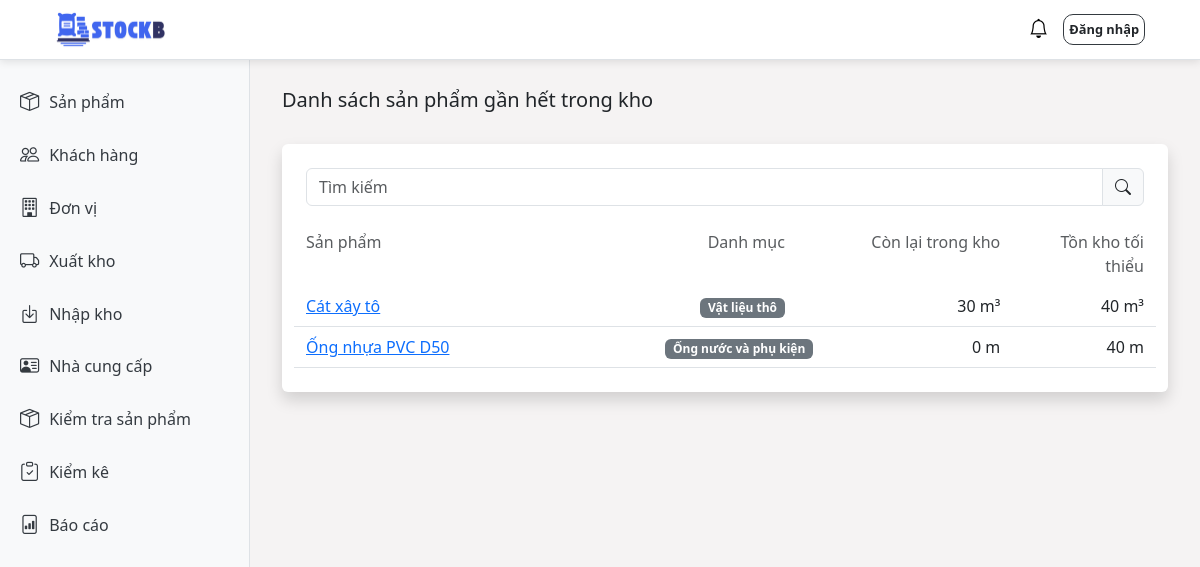
The page /check/low-stock on the database as committed earlier.
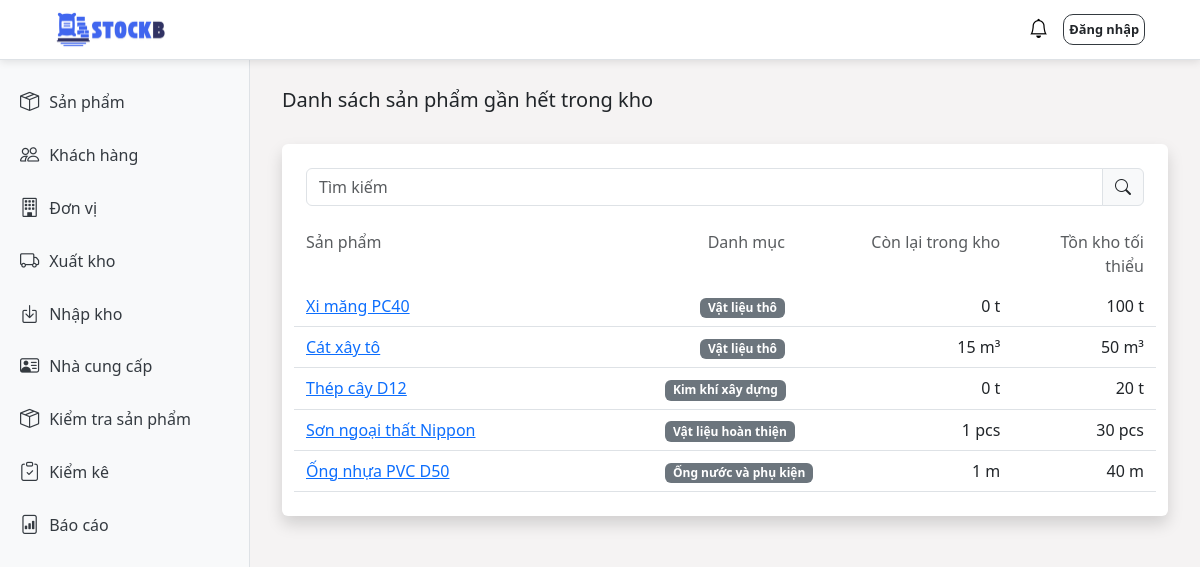
The same page on the database as committed later.
### stockb/models.py (models this page shows, shortened)
class Product(models.Model):
    product_name = models.CharField(max_length=100)
    description = models.TextField(blank=True)
    purchase_price = models.DecimalField(max_digits=10, decimal_places=0)
    selling_price = models.DecimalField(max_digits=10, decimal_places=0)
    minimum_stock = models.IntegerField(default=0)
    inspection_time = models.DateTimeField()
    category = models.ForeignKey(ProductCategory, on_delete=models.CASCADE)
    unit = models.ForeignKey(Unit, on_delete=models.CASCADE)
    supplier = models.ForeignKey(Supplier, on_delete=models.CASCADE)
    created_at = models.DateTimeField(auto_now_add=True)
    updated_at = models.DateTimeField(auto_now=True)

class ProductCategory(models.Model):
    category_name = models.CharField(max_length=100)
    description = models.TextField(
        blank=True,
        null=True
    )
    created_at = models.DateTimeField(auto_now_add=True)
    updated_at = models.DateTimeField(auto_now=True)

class Unit(models.Model):
    unit_name = models.CharField(max_length=50)
    unit_symbol = models.CharField(max_length=10)
    created_at = models.DateTimeField(auto_now_add=True)
    updated_at = models.DateTimeField(auto_now=True)

### stockb/views/check_views.py (the view)
# urls.py: path('check/low-stock', check_views.low_stock_list_view, name='low_stock_list'),
def low_stock_list_view(request):
    low_stock_products = []
    products = Product.objects.all().prefetch_related('product_details').select_related('category', 'unit')
    for product in products:
        total_quantity = product.product_details.aggregate(total=Sum('remaining_quantity'))['total'] or 0
        if total_quantity <= product.minimum_stock:
            low_stock_products.append({
                'product': product,
                'total_quantity': total_quantity,
                'minimum_stock': product.minimum_stock,
            })
    context = {
        "title": "Hàng gần hết trong kho",
        "low_stock_products": low_stock_products,
    }
    return render(request, 'check/low_stock_list.html', context)

### stockb/context_processors.py (called while the page is built)
def notifications(request):
    return {
        'notifications': Notification.objects.all()[:50]
    }

### stockb/templates/check/low_stock_list.html (shortened to what this page needs)
{% extends 'base.html' %}
{% block content %}
    <div class="d-flex justify-content-between align-items-center mb-4">
        <h5>Danh sách sản phẩm gần hết trong kho</h5>
    </div>
    <div class="container bg-white p-4 rounded shadow">
        <form method="get" class="input-group mb-4">
            <input type="text" name="q" class="form-control" placeholder="Tìm kiếm" value="{{ search_query }}">
            <button type="submit" class="input-group-text"><i class="bi bi-search"></i></button>
        </form>
        <div class="row mb-2 text-muted">
            <div class="col-5">Sản phẩm</div>
            <div class="col-2 text-end">Danh mục</div>
            <div class="col-3 text-end">Còn lại trong kho</div>
            <div class="col-2 text-end">Tồn kho tối thiểu</div>
        </div>
        {% for item in low_stock_products %}
        <div class="row py-2 border-bottom align-items-center">
            <a href="/product/{{ item.product.id }}" class="col-5">
                {{ item.product.product_name }}
            </a>
            <div class="col-2 text-end">
                <span class="badge bg-secondary">{{ item.product.category.category_name }}</span>
            </div>
            <div class="col-3 text-end">
                <span>{{ item.total_quantity }} {{ item.product.unit.unit_symbol }}</span>
            </div>
            <div class="col-2 text-end">
                <span>{{ item.minimum_stock }} {{ item.product.unit.unit_symbol }}</span>
            </div>
        </div>
        {% empty %}
        <div class="row py-2">
            <div class="col-12 text-center text-muted">
                Không có sản phẩm nào gần hết trong kho.
            </div>
        </div>
        {% endfor %}
    </div>
{% endblock %}

Rows that differ between the two databases and show on the page:
now on this page (row unchanged): Product: product.product_name "Xi măng PC40", product.category.category_name "Vật liệu thô", total_quantity "0", product.unit.unit_symbol "t", minimum_stock "100"
changed Product "Cát xây tô": total_quantity "30" → "15"; minimum_stock "40" → "50"
now on this page (row unchanged): Product: product.product_name "Thép cây D12", product.category.category_name "Kim khí xây dựng", total_quantity "0", product.unit.unit_symbol "t", minimum_stock "20"
now on this page (row unchanged): Product: product.product_name "Sơn ngoại thất Nippon", product.category.category_name "Vật liệu hoàn thiện", total_quantity "1", product.unit.unit_symbol "pcs", minimum_stock "30"
computed for Product "Ống nhựa PVC D50": total_quantity "0" → "1"
